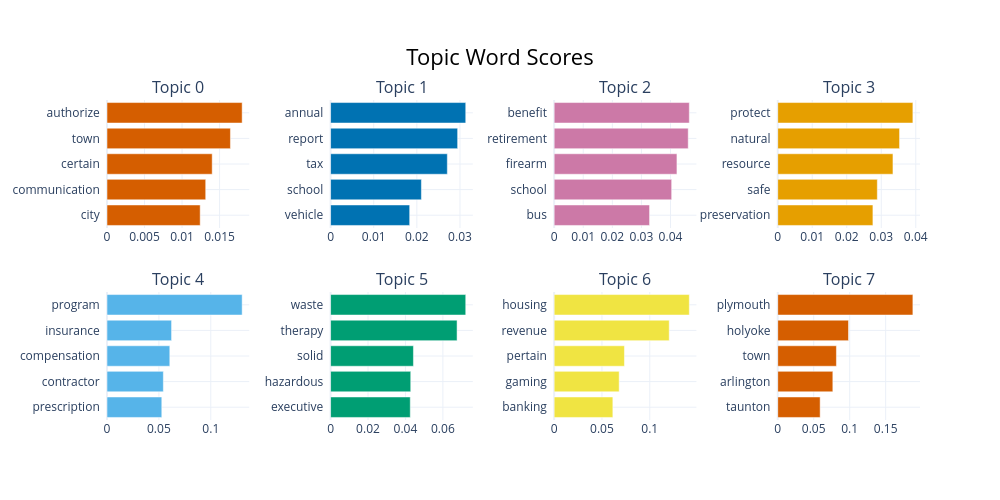

Write notebook code for a chart like this one.
### Code cell
topic_model.visualize_barchart()

### Figure 1 — Plotly figure (JSON) as saved in the notebook; plotly's stock layout.template omitted (floating-point values rounded to 4 significant figures)
{"data": [{"marker": {"color": "#D55E00"}, "orientation": "h", "type": "bar", "x": [0.01242, 0.01315, 0.01402, 0.01645, 0.01801], "xaxis": "x", "y": ["city  ", "communication  ", "certain  ", "town  ", "authorize  "], "yaxis": "y"}, {"marker": {"color": "#0072B2"}, "orientation": "h", "type": "bar", "x": [0.01834, 0.02105, 0.02707, 0.02946, 0.03133], "xaxis": "x2", "y": ["vehicle  ", "school  ", "tax  ", "report  ", "annual  "], "yaxis": "y2"}, {"marker": {"color": "#CC79A7"}, "orientation": "h", "type": "bar", "x": [0.0328, 0.0404, 0.04221, 0.04609, 0.04647], "xaxis": "x3", "y": ["bus  ", "school  ", "firearm  ", "retirement  ", "benefit  "], "yaxis": "y3"}, {"marker": {"color": "#E69F00"}, "orientation": "h", "type": "bar", "x": [0.02759, 0.02886, 0.03339, 0.0353, 0.03917], "xaxis": "x4", "y": ["preservation  ", "safe  ", "resource  ", "natural  ", "protect  "], "yaxis": "y4"}, {"marker": {"color": "#56B4E9"}, "orientation": "h", "type": "bar", "x": [0.05279, 0.05429, 0.0605, 0.06221, 0.1302], "xaxis": "x5", "y": ["prescription  ", "contractor  ", "compensation  ", "insurance  ", "program  "], "yaxis": "y5"}, {"marker": {"color": "#009E73"}, "orientation": "h", "type": "bar", "x": [0.04258, 0.04283, 0.04427, 0.06758, 0.07221], "xaxis": "x6", "y": ["executive  ", "hazardous  ", "solid  ", "therapy  ", "waste  "], "yaxis": "y6"}, {"marker": {"color": "#F0E442"}, "orientation": "h", "type": "bar", "x": [0.06139, 0.068, 0.07351, 0.1203, 0.1414], "xaxis": "x7", "y": ["banking  ", "gaming  ", "pertain  ", "revenue  ", "housing  "], "yaxis": "y7"}, {"marker": {"color": "#D55E00"}, "orientation": "h", "type": "bar", "x": [0.05895, 0.07657, 0.08155, 0.09834, 0.1878], "xaxis": "x8", "y": ["taunton  ", "arlington  ", "town  ", "holyoke  ", "plymouth  "], "yaxis": "y8"}], "layout": {"annotations": [{"font": {"size": 16}, "showarrow": false, "text": "Topic 0", "x": 0.0875, "xanchor": "center", "xref": "paper", "y": 1, "yanchor": "bottom", "yref": "paper"}, {"font": {"size": 16}, "showarrow": false, "text": "Topic 1", "x": 0.3625, "xanchor": "center", "xref": "paper", "y": 1, "yanchor": "bottom", "yref": "paper"}, {"font": {"size": 16}, "showarrow": false, "text": "Topic 2", "x": 0.6375, "xanchor": "center", "xref": "paper", "y": 1, "yanchor": "bottom", "yref": "paper"}, {"font": {"size": 16}, "showarrow": false, "text": "Topic 3", "x": 0.9125, "xanchor": "center", "xref": "paper", "y": 1, "yanchor": "bottom", "yref": "paper"}, {"font": {"size": 16}, "showarrow": false, "text": "Topic 4", "x": 0.0875, "xanchor": "center", "xref": "paper", "y": 0.4, "yanchor": "bottom", "yref": "paper"}, {"font": {"size": 16}, "showarrow": false, "text": "Topic 5", "x": 0.3625, "xanchor": "center", "xref": "paper", "y": 0.4, "yanchor": "bottom", "yref": "paper"}, {"font": {"size": 16}, "showarrow": false, "text": "Topic 6", "x": 0.6375, "xanchor": "center", "xref": "paper", "y": 0.4, "yanchor": "bottom", "yref": "paper"}, {"font": {"size": 16}, "showarrow": false, "text": "Topic 7", "x": 0.9125, "xanchor": "center", "xref": "paper", "y": 0.4, "yanchor": "bottom", "yref": "paper"}], "height": 500, "hoverlabel": {"bgcolor": "white", "font": {"family": "Rockwell", "size": 16}}, "showlegend": false, "title": {"font": {"color": "Black", "size": 22}, "text": "Topic Word Scores", "x": 0.5, "xanchor": "center", "yanchor": "top"}, "width": 1000, "xaxis": {"anchor": "y", "domain": [0, 0.175], "showgrid": true}, "xaxis2": {"anchor": "y2", "domain": [0.275, 0.45], "showgrid": true}, "xaxis3": {"anchor": "y3", "domain": [0.55, 0.725], "showgrid": true}, "xaxis4": {"anchor": "y4", "domain": [0.825, 1], "showgrid": true}, "xaxis5": {"anchor": "y5", "domain": [0, 0.175], "showgrid": true}, "xaxis6": {"anchor": "y6", "domain": [0.275, 0.45], "showgrid": true}, "xaxis7": {"anchor": "y7", "domain": [0.55, 0.725], "showgrid": true}, "xaxis8": {"anchor": "y8", "domain": [0.825, 1], "showgrid": true}, "yaxis": {"anchor": "x", "domain": [0.6, 1], "showgrid": true}, "yaxis2": {"anchor": "x2", "domain": [0.6, 1], "showgrid": true}, "yaxis3": {"anchor": "x3", "domain": [0.6, 1], "showgrid": true}, "yaxis4": {"anchor": "x4", "domain": [0.6, 1], "showgrid": true}, "yaxis5": {"anchor": "x5", "domain": [0, 0.4], "showgrid": true}, "yaxis6": {"anchor": "x6", "domain": [0, 0.4], "showgrid": true}, "yaxis7": {"anchor": "x7", "domain": [0, 0.4], "showgrid": true}, "yaxis8": {"anchor": "x8", "domain": [0, 0.4], "showgrid": true}}}
